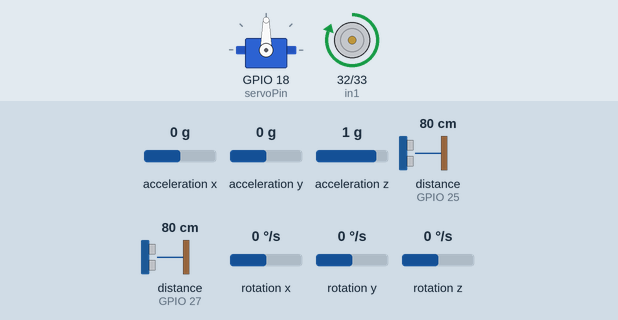
Bench run of a sketch on a simulated ESP32. Parts: servo, motor-driver pin pairs drawn as motors (green arrow = first pin HIGH = forward, orange = second pin HIGH = backward, longer = more drive). Wiring (inferred from the names in the program): 2 × ultrasonic range finder: trigger GPIO 14, echo GPIO 27 / trigger GPIO 26, echo GPIO 25. The test bench sets the inputs (shaded band); at power-on: rotation z 0 °/s, distance to the obstacle (sensors on GPIO 27, GPIO 25) 80 cm, acceleration x 0 g, acceleration y 0 g, acceleration z 1 g, rotation x 0 °/s, rotation y 0 °/s. The echo pulse lasts 58.3 µs per cm; what the sketch prints to the serial monitor is not drawn.

Above: at 4.6 s.
4.7 s: rotation z set to -192 °/s
At 5.07 s:
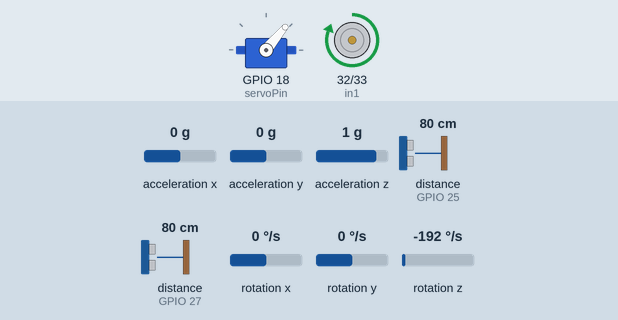
At 7.5 s:
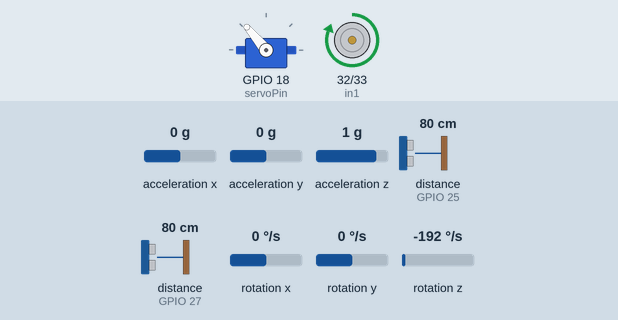
7.7 s: distance to the obstacle (sensor on GPIO 27) set to 250 cm
At 9.08 s:
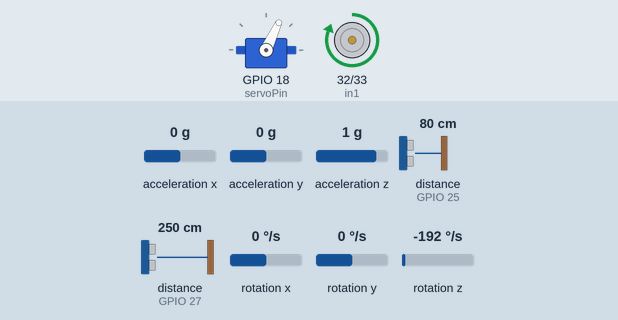
10.7 s: rotation z set to 100 °/s
At 10.88 s:
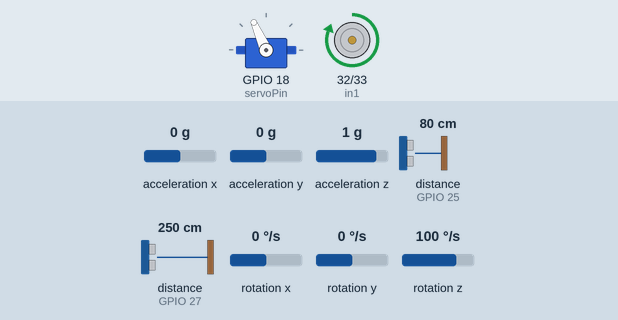
12.5 s: distance to the obstacle (sensor on GPIO 27) set to 2 cm
15.2 s: distance to the obstacle (sensor on GPIO 27) set to 153 cm
17.9 s: rotation z set to -100 °/s
Timing chart, 0 to 21.4 s (numbered marks = the images above; inputs shaded):
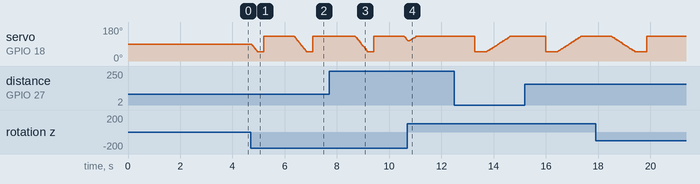

Measured:
- after the input at 4.7 s, servo on GPIO 18 (servoPin): ramps from 130° to 50° and jumps back, once every 1.9 s

The sketch:

open_challengev7.ino
```cpp
#include <Wire.h>
#include <MPU9250_asukiaaa.h>
#include <ESP32Servo.h> // Agregado para controlar servo

MPU9250_asukiaaa mySensor;
Servo servoMotor;

// Solo variables necesarias para Yaw, gyroZ_raw y gyroZ_f
float yaw = 0.0;
float gyroZ_raw = 0.0;
float gyroZ_f = 0.0;      // gyroZ filtrado
float gyroZ_offset = 0.0; // offset calculado en calibración

// Tiempo
unsigned long prevTime = 0;
float dt = 0.0; // segundos

// Parámetros
const int CAL_SAMPLES = 200;     // lecturas para calibrar gyro Z
const float GYRO_ALPHA = 0.92;   // EMA alpha

//Variables paro de motor
int giroCount = 0;                 // Contador de giros realizados
const int maxGiros = 12;           // Número de giros hasta detener el vehículo
bool vehiculoDetenido = false;     // Bandera para saber si ya se detuvo

unsigned long stopMotorTime = 0;       // momento en que se debe detener el motor
const unsigned long stopDelay = 1000;  // 1 segundo en ms
bool pararMotorPendiente = false;      // indica que se debe parar después de delay

// First corner detection
bool firstCornerDetected = false;
bool firstCornerRight = false; // true if first corner was right, false if left


// ===== Pin del servo =====
const int servoPin = 18;

const int in1 = 32;
const int in2 = 33;

// === Pines ultrasónicos ===
const int trigLeft  = 14;
const int echoLeft  = 27;
const int trigRight = 26;
const int echoRight = 25;

const unsigned long usIntervalMs = 100UL;
int ultrasonicoizquierda = 0;
int ultrasonicoderecha = 0;

unsigned long lastUsRead = 0;

// === Banderas para controlar ajustes de yaw ===
bool ajustadoDerecha = false;
bool ajustadoIzquierda = false;

// ===== NUEVAS VARIABLES GLOBALES =====
unsigned long lastYawAdjustTime = 0;        // momento del último ajuste
const unsigned long yawBlockTime = 1000;    // tiempo de bloqueo en ms (1 segundo)


// --- Función para leer distancia ---
int leerDistanciaUltrasonico(int trigPin, int echoPin) {
  digitalWrite(trigPin, LOW);
  delayMicroseconds(2);
  digitalWrite(trigPin, HIGH);
  delayMicroseconds(10);
  digitalWrite(trigPin, LOW);

  unsigned long duracion = pulseIn(echoPin, HIGH, 30000UL);

  if (duracion == 0) {
    return -1; // -1 = sin eco
  }

  float distanciaF = (duracion * 0.0343f) / 2.0f;
  int distancia = (int)round(distanciaF);
  if (distancia < 0) distancia = 0;

  return distancia;
}

void motorAvanzar() {
  digitalWrite(in1, HIGH);
  digitalWrite(in2, LOW);
}

void motorDetener() {
  digitalWrite(in1, LOW);
  digitalWrite(in2, LOW);
  vehiculoDetenido = true;
}


void setup() {
  Serial.begin(115200);
  Wire.begin();

  mySensor.setWire(&Wire);
  mySensor.beginGyro();

  // ===== Inicializar servo =====
  servoMotor.attach(servoPin);
  servoMotor.write(90); // posición inicial

  // ===== Inicializar motor =====
  pinMode(in1, OUTPUT);
  pinMode(in2, OUTPUT);

  // Pines ultrasónicos
  pinMode(trigLeft, OUTPUT);
  pinMode(echoLeft, INPUT);
  pinMode(trigRight, OUTPUT);
  pinMode(echoRight, INPUT);

  delay(100);

  // Calibración simple del gyro Z
  Serial.println("Calibrando gyro Z: mantener sensor quieto...");
  double gz_sum = 0.0;
  for (int i = 0; i < CAL_SAMPLES; i++) {
    mySensor.gyroUpdate();
    gz_sum += mySensor.gyroZ();
    delay(5);
  }
  gyroZ_offset = gz_sum / CAL_SAMPLES;
  Serial.print("Offset gyroZ: "); Serial.println(gyroZ_offset, 6);

  // Espera después de calibración para estabilizar
  delay(2000);

  // Arranca motor después de calibración
  motorAvanzar();

  prevTime = micros();
}

void loop() {
  // dt real
  unsigned long currTime = micros();
  dt = (currTime - prevTime) / 1000000.0;
  if (dt <= 0.0) dt = 0.000001;
  prevTime = currTime;

  // actualizar giroscopio
  mySensor.gyroUpdate();

  // leer gyroZ y quitar offset
  gyroZ_raw = mySensor.gyroZ() - gyroZ_offset;

  // EMA para suavizar (gyroZ_f)
  static bool first = true;
  if (first) {
    gyroZ_f = gyroZ_raw;
    first = false;
  } else {
    gyroZ_f = GYRO_ALPHA * gyroZ_f + (1.0 - GYRO_ALPHA) * gyroZ_raw;
  }

  // integrar yaw
  yaw += gyroZ_f * dt;

  // ---- Ajuste de referencia inicial ----
  static bool firstYaw = true;
  if (firstYaw) {
    yaw = 90.0;
    firstYaw = false;
  }

  // Normalizar yaw [0, 360)
  if (yaw >= 360) yaw -= 360;
  if (yaw < 0) yaw += 360;

  // === Redondear yaw a enteros ===
  int yawInt = round(yaw);

  // ===== Mapeo de yaw a servo =====
  int servoAngle = map(yawInt, 45, 135, 50, 130);
  servoAngle = constrain(servoAngle, 50, 130);
  servoMotor.write(servoAngle);

  // ===== Leer ultrasónicos cada cierto intervalo =====
 // ===== Leer ultrasónicos cada cierto intervalo =====
if (millis() - lastUsRead >= usIntervalMs) {
    lastUsRead = millis();

    // Read sensors
    if (!firstCornerDetected || !firstCornerRight) { // Read left only if first corner is not right
        ultrasonicoizquierda = leerDistanciaUltrasonico(trigLeft, echoLeft);
    }
    if (!firstCornerDetected || firstCornerRight) { // Read right only if first corner is not left
        ultrasonicoderecha   = leerDistanciaUltrasonico(trigRight, echoRight);
    }

    unsigned long now = millis();

    // ===== Lógica de ajuste con bloqueo temporal y contador de giros =====
    if (!vehiculoDetenido && (now - lastYawAdjustTime >= yawBlockTime)) {

        // --- Izquierda ---
        if (!firstCornerDetected || !firstCornerRight) {  // Only if allowed
            if (ultrasonicoizquierda > 150) {
                if (!ajustadoIzquierda) {
                    yaw += 89;
                    ajustadoIzquierda = true;
                    lastYawAdjustTime = now;
                    giroCount++;
                    Serial.print("\t>>> Ajuste -90° (Izquierda)");

                    // First corner detection
                    if (!firstCornerDetected) {
                        firstCornerDetected = true;
                        firstCornerRight = false; // first was left
                    }

                    // Motor stop logic
                    if (giroCount >= maxGiros && !pararMotorPendiente) {
                        stopMotorTime = now;
                        pararMotorPendiente = true;
                    }
                }
            } else if (ultrasonicoizquierda == -1) {
                Serial.print("\t(Sin eco izquierda)");
            } else {
                ajustadoIzquierda = false;
            }
        }

        // --- Derecha ---
        if (!firstCornerDetected || firstCornerRight) { // Only if allowed
            if (ultrasonicoderecha > 150) {
                if (!ajustadoDerecha) {
                    yaw -= 89;
                    ajustadoDerecha = true;
                    lastYawAdjustTime = now;
                    giroCount++;
                    Serial.print("\t>>> Ajuste +90° (Derecha)");

                    // First corner detection
                    if (!firstCornerDetected) {
                        firstCornerDetected = true;
                        firstCornerRight = true; // first was right
                    }

                    // Motor stop logic
                    if (giroCount >= maxGiros && !pararMotorPendiente) {
                        stopMotorTime = now;
                        pararMotorPendiente = true;
                    }
                }
            } else if (ultrasonicoderecha == -1) {
                Serial.print("\t(Sin eco derecha)");
            } else {
                ajustadoDerecha = false;
            }
        }
    }

    // Motor stop after delay
    if (pararMotorPendiente && (millis() - stopMotorTime >= stopDelay)) {
        motorDetener();
        pararMotorPendiente = false;
        Serial.println(">>> Motor detenido después de 1 segundo");
    }

    Serial.println();
}


  // Imprimir info de IMU
  Serial.print("Yaw: "); Serial.print(yawInt);
}
```
